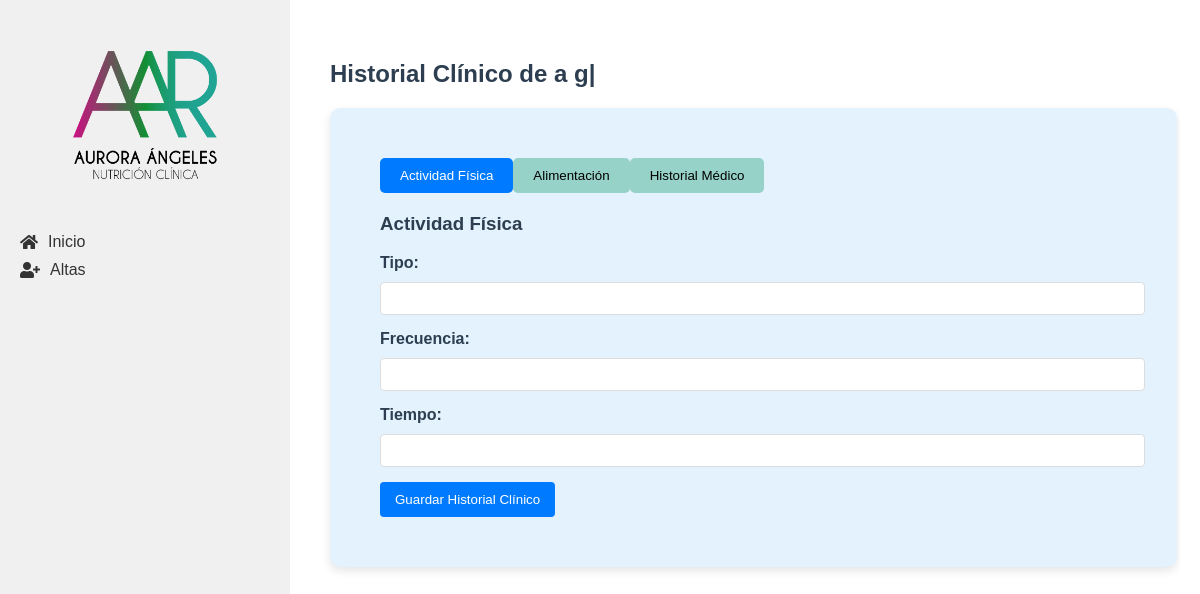
The page /pacientes/5/historial-clinico on the database as committed earlier.
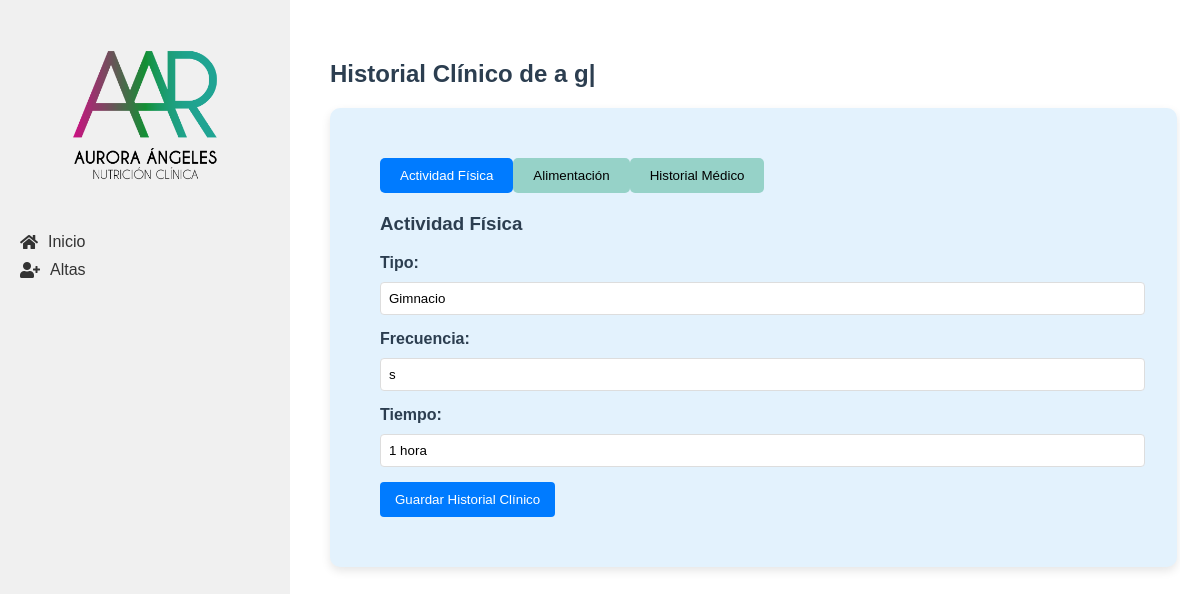
The same page on the database as committed later.
### tables this page shows
CREATE TABLE historial_clinico (
    id INTEGER PRIMARY KEY AUTOINCREMENT,
    paciente_id INTEGER NOT NULL,
    cirugias TEXT,
    padecimientos TEXT,
    medicamentos TEXT,
    suplementos TEXT,
    enfermedades_previas TEXT,
    enfermedades_actuales TEXT,
    tipo_actividad_fisica TEXT,
    frecuencia_actividad_fisica TEXT,
    tiempo_actividad_fisica TEXT,
    numero_comidas_diarias INTEGER,
    alimentos_normales TEXT,
    alimentos_no_gustados TEXT,
    FOREIGN KEY (paciente_id) REFERENCES pacientes (id)
);

### app/controllers/historial_clinico.py (the view, shortened to what this page needs)
@historial_clinico.route('/pacientes/<int:paciente_id>/historial-clinico', methods=['GET', 'POST'])
def ver_crear_historial(paciente_id):
    paciente = Paciente.obtener_por_id(paciente_id)
    if not paciente:
        flash('Paciente no encontrado', 'error')
        return redirect(url_for('pacientes.lista_pacientes'))
    historial = HistorialClinico.obtener_por_paciente_id(paciente_id)
    padecimientos_opciones = [
        'Gastritis', 'Colitis', 'Reflujo', 'Estreñimiento', 'Diarrea',
        'Hemorroides', 'Intolerancias', 'Alergias', 'Diabetes',
        'Dislipidemias', 'Presión arterial', 'Otro descontrol metabólico'
    ]
    return render_template('historial_clinico.html', paciente=paciente, historial=historial, padecimientos_opciones=padecimientos_opciones)

### app/db.py (called while the page is built)
def get_db():
    if 'db' not in g:
        g.db = sqlite3.connect(
            'pacientes.db',
            detect_types=sqlite3.PARSE_DECLTYPES
        )
        g.db.row_factory = sqlite3.Row
    return g.db

def query_db(query, args=(), one=False):
    cur = get_db().execute(query, args)
    rv = cur.fetchall()
    cur.close()
    return (rv[0] if rv else None) if one else rv

### app/models/historial_clinico.py (called while the page is built)
    @staticmethod
    def obtener_por_paciente_id(paciente_id):
        return query_db('SELECT * FROM historial_clinico WHERE paciente_id = ?', [paciente_id], one=True)

### app/models/paciente.py (called while the page is built)
    @staticmethod
    def obtener_por_id(id):
        return query_db('SELECT * FROM pacientes WHERE id = ?', [id], one=True)

### app/templates/historial_clinico.html (shortened to what this page needs)
{% extends "base.html" %}
{% block content %}
<div class="table-container">
    <h2>Historial Clínico de {{ paciente['nombre'] }} {{ paciente['apellido_paterno'] }}</h2>
    <div class="form-container">
        <form id="formHistorialClinico" method="POST">
            <div x-data="{ activeTab: 'actividad-fisica' }">
                <div class="tabs">
                    <button type="button" @click="activeTab = 'actividad-fisica'" :class="{ 'tabs__button--active': activeTab === 'actividad-fisica' }" class="tabs__button">Actividad Física</button>
                    <button type="button" @click="activeTab = 'alimentacion'" :class="{ 'tabs__button--active': activeTab === 'alimentacion' }" class="tabs__button">Alimentación</button>
                    <button type="button" @click="activeTab = 'historial-medico'" :class="{ 'tabs__button--active': activeTab === 'historial-medico' }" class="tabs__button">Historial Médico</button>
                </div>
                <div x-show="activeTab === 'actividad-fisica'">
                    <h3>Actividad Física</h3>
                    <div class="form-group">
                        <label for="tipo_actividad_fisica" class="form-label">Tipo:</label>
                        <input type="text" id="tipo_actividad_fisica" name="tipo_actividad_fisica" class="form-input" value="{{ historial['tipo_actividad_fisica'] if historial else '' }}">
                    </div>
                    <div class="form-group">
                        <label for="frecuencia_actividad_fisica" class="form-label">Frecuencia:</label>
                        <input type="text" id="frecuencia_actividad_fisica" name="frecuencia_actividad_fisica" class="form-input" value="{{ historial['frecuencia_actividad_fisica'] if historial else '' }}">
                    </div>
                    <div class="form-group">
                        <label for="tiempo_actividad_fisica" class="form-label">Tiempo:</label>
                        <input type="text" id="tiempo_actividad_fisica" name="tiempo_actividad_fisica" class="form-input" value="{{ historial['tiempo_actividad_fisica'] if historial else '' }}">
                    </div>
                </div>
            </div>
            <button type="submit" class="form-button">Guardar Historial Clínico</button>
        </form>
    </div>
</div>
{% endblock %}

Rows that differ between the two databases and show on the page:
added historial_clinico: tipo_actividad_fisica "Gimnacio", frecuencia_actividad_fisica "s", tiempo_actividad_fisica "1 hora"
